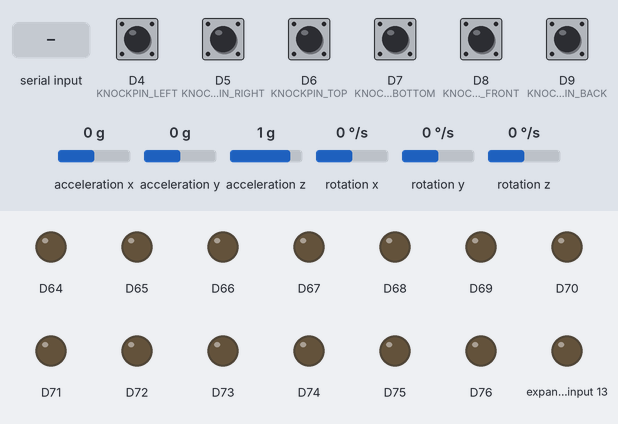
This sketch was run on a simulated Arduino Nano 33 BLE. Shown: output pins drawn as LEDs (lit = HIGH). The test bench sets the inputs (shaded band); at power-on: D4 (KNOCKPIN_LEFT), D5 (KNOCKPIN_RIGHT), D6 (KNOCKPIN_TOP), D7 (KNOCKPIN_BOTTOM), D8 (KNOCKPIN_FRONT), D9 (KNOCKPIN_BACK) HIGH, acceleration x 0 g, acceleration y 0 g, acceleration z 1 g, rotation x 0 °/s, rotation y 0 °/s, rotation z 0 °/s. What the sketch prints to the serial monitor is not drawn.

Above: at 1.2 s.
1.3 s: "w\n" received over Serial
At 1.7 s:
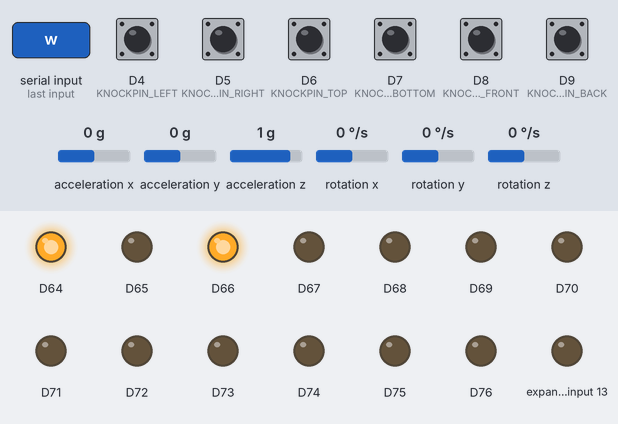
2.8 s: "w,45\n" received over the second serial link
At 3.2 s:
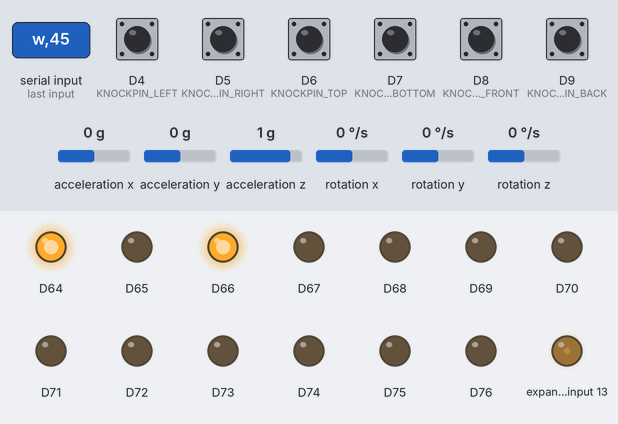
4.3 s: "w\n" received over Serial
At 5.1 s:
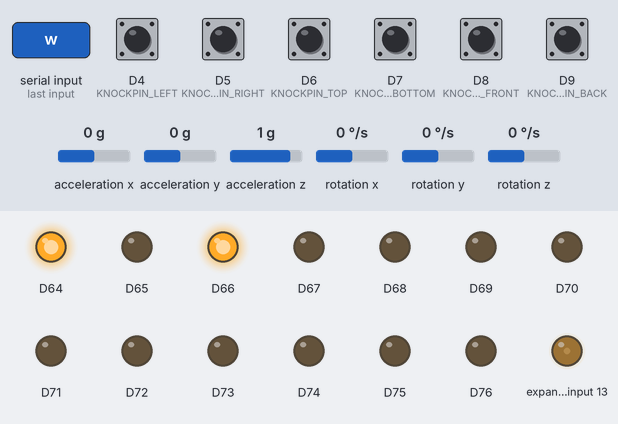
Timing chart, 0 to 7.3 s (numbered marks = the images above; inputs shaded):
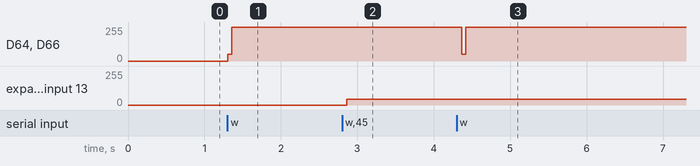

Measured:
- after the input at 1.3 s, D64, D66: 0/255 → 255/255 at once
- after the input at 2.8 s, expander input 13: 0/255 → 45/255 after 0.06 s
- after the input at 4.3 s, D64, D66: 255/255 → 50/255 after 0.07 s, → 255/255 0.05 s later

The sketch:

main.ino
```cpp
//---- Libraries -----//

#include <Arduino_LSM9DS1.h>
#include <Wire.h>
#include <SparkFunSX1509.h>
#include <Scheduler.h>


//----- Pinout -----//

// pin 8: I2C SDA for LEDS and the vibration motors (Wire)
// pin 9: I2C SCL for LEDS and the vibration motors (Wire)
// pin 16: TX Used for UART with bluetooth module
// pin 17: RX Used for UART with bluetooth module
#define KNOCKPIN_FRONT  D8    // D2 pin : 20
#define KNOCKPIN_BACK   D9    // D3 pin : 21
#define KNOCKPIN_LEFT   D4    // D4 pin : 22
#define KNOCKPIN_RIGHT  D5    // D5 pin : 23
#define KNOCKPIN_TOP    D6    // D6 pin : 24
#define KNOCKPIN_BOTTOM D7    // D7 pin : 25


//----- Constants -----//

#define IO_ADDRESS 0x3E
SX1509 ioExpander;

//----- Variables -----//

PinStatus buildInLED = HIGH;
static unsigned long measurementDelay = 100;
int knockPinHit = 0;


//----- Main Arduino Functions -----//

void setup()
{
  digitalWrite(LED_BUILTIN, buildInLED);
  Serial.begin(9600);     // To connect the arduino using a wire
  Serial1.begin(9600);    // UART that uses pins TX and RX to communicate with the bluetooth module

  knockInit();
  wireInit();
  IMUInit();
  Scheduler.startLoop(_IMU);
  Scheduler.startLoop(checkInput);
}

void loop()
{
  buildInLED = buildInLED ? LOW : HIGH;
  digitalWrite(LED_BUILTIN, buildInLED);
  delay(1000);
  yield();
}


//----- Serial Communication (with PC and Bluetooth module) ----//

void checkInput()
{
  if (Serial.available() > 0) serialIn(Serial.readStringUntil('\n'));     // Read the incomming data when the arduino is connected using a wire
  if (Serial1.available() > 0) serialIn(Serial1.readStringUntil('\n'));   // Read the incomming data when the arduino is connected using Bluetooth

  if(knockPinHit > 0) sendKnockPinData();

  delay(measurementDelay);
  yield();
}

void serialIn(String inString)
{
  if ( inString.charAt(0) == 'd' )
  {
    inString.remove(0,2); // remove the "d,"
    measurementDelay = strtol(inString.c_str(), NULL, 10);
    if(measurementDelay == 0) measurementDelay = 100;
  }
  else if( inString.charAt(0) == 'w' )
  {
    inString.remove(0,2);

    int board = inString.substring(0, inString.indexOf(',')).toInt();
    inString.remove(0, inString.indexOf(',') + 1);

    int pin = inString.substring(0, inString.indexOf(',')).toInt();
    inString.remove(0, inString.indexOf(',') + 1);

    int value = inString.toInt();
    wire(board, pin, value);
  }
}

void sendKnockPinData()
{
  switch (knockPinHit)
  {
    case 1:
      if(Serial)
      {
        Serial.println("k,right");
        Serial.flush();
      }
      if(Serial1)
      {
        Serial1.println("k,right");
        Serial1.flush();
      }
      break;

    case 2:
      if(Serial)
      {
        Serial.println("k,back");
        Serial.flush();
      }
      if(Serial1)
      {
        Serial1.println("k,back");
        Serial1.flush();
      }
      break;

    case 3:
      if(Serial)
      {
        Serial.println("k,left");
        Serial.flush();
      }
      if(Serial1)
      {
        Serial1.println("k,left");
        Serial1.flush();
      }
      break;

    case 4:
      if(Serial)
      {
        Serial.println("k,bottom");
        Serial.flush();
      }
      if(Serial1)
      {
        Serial1.println("k,bottom");
        Serial1.flush();
      }
      break;

    case 5:
      if(Serial)
      {
        Serial.println("k,top");
        Serial.flush();
      }
      if(Serial1)
      {
        Serial1.println("k,top");
        Serial1.flush();
      }
      break;

    case 6:
      if(Serial)
      {
        Serial.println("k,front");
        Serial.flush();
      }
      if(Serial1)
      {
        Serial1.println("k,front");
        Serial1.flush();
      }
      break;
  }
  knockPinHit = 0;
}


//----- IMU data handler -----//

void IMUInit()
{
  while (!IMU.begin())  // try to start the accelerometer, if it does not connect try again in 100ms
  {
    delay(100);
  }
}
void _IMU()  // https://docs.arduino.cc/tutorials/nano-33-ble/imu-accelerometer
{
  float acceleroX = 0, acceleroY = 0, acceleroZ = 0;
  float gyroX = 0, gyroY = 0, gyroZ = 0;
  if (IMU.accelerationAvailable()) IMU.readAcceleration(acceleroX, acceleroY, acceleroZ);
  if (IMU.gyroscopeAvailable()) IMU.readGyroscope(gyroX, gyroY, gyroZ);  // sample rate is 119 Hz

  String IMUData = "i,";
  IMUData.concat(acceleroX);
  IMUData.concat(",");
  IMUData.concat(acceleroY);
  IMUData.concat(",");
  IMUData.concat(acceleroZ);
  IMUData.concat(",");
  IMUData.concat(gyroX);
  IMUData.concat(",");
  IMUData.concat(gyroY);
  IMUData.concat(",");
  IMUData.concat(gyroZ);

  if(Serial)
  {
    Serial.println(IMUData);
    Serial.flush();
  }
  if(Serial1)
  {
    Serial1.println(IMUData);
    Serial1.flush();
  }

  delay(measurementDelay);
  yield();
}

//----- Interrupts for the knock sensors -----//

void knockInit()
{
  pinMode(KNOCKPIN_FRONT,   INPUT_PULLUP);
  pinMode(KNOCKPIN_BACK,    INPUT_PULLUP);
  pinMode(KNOCKPIN_LEFT,    INPUT_PULLUP);
  pinMode(KNOCKPIN_RIGHT,   INPUT_PULLUP);
  pinMode(KNOCKPIN_TOP,     INPUT_PULLUP);
  pinMode(KNOCKPIN_BOTTOM,  INPUT_PULLUP);

  attachInterrupt( digitalPinToInterrupt(KNOCKPIN_FRONT),   knockFront,   FALLING);
  attachInterrupt( digitalPinToInterrupt(KNOCKPIN_BACK),    knockBack,    FALLING);
  attachInterrupt( digitalPinToInterrupt(KNOCKPIN_LEFT),    knockLeft,    FALLING);
  attachInterrupt( digitalPinToInterrupt(KNOCKPIN_RIGHT),   knockRight,   FALLING);
  attachInterrupt( digitalPinToInterrupt(KNOCKPIN_TOP),     knockTop,     FALLING);
  attachInterrupt( digitalPinToInterrupt(KNOCKPIN_BOTTOM),  knockBottom,  FALLING);
}
void knockFront()
{
  knockPinHit = 1;
}
void knockBack()
{
  knockPinHit = 2;
}
void knockLeft()
{
  knockPinHit = 3;
}
void knockRight()
{
  knockPinHit = 4;
}
void knockTop()
{
  knockPinHit = 5;
}
void knockBottom()
{
  knockPinHit = 6;
}


//----- IO-expander using I2C -----//

void wireInit() // sx1509 io expander using I2C: https://github.com/sparkfun/SparkFun_SX1509_Arduino_Library
{
  Wire.begin();  // join i2c bus
  ioExpander.begin(IO_ADDRESS);
  for(int i = 0; i < 16; i++)
    ioExpander.pinMode(i, ANALOG_OUTPUT);
}
void wire(int board, int pin, int value)
{
  if (pin >= 0 && pin <= 5)
  {
    ioExpander.analogWrite(0, 50);
    ioExpander.analogWrite(2, 50);
    delay(50);
    ioExpander.analogWrite(0, 255);
    ioExpander.analogWrite(2, 255);
  }
  else ioExpander.analogWrite(pin, value);
}
```
